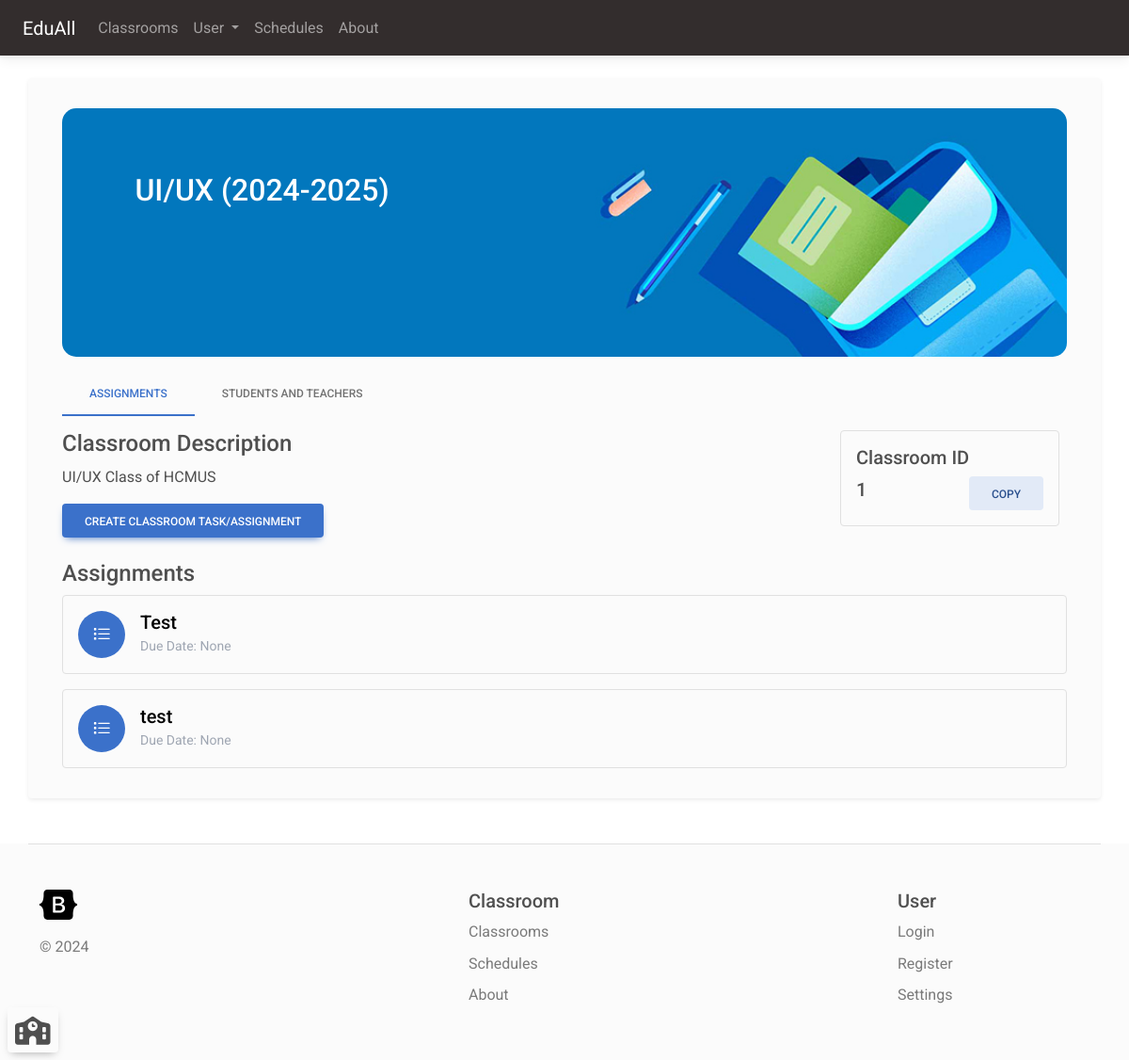
Page /classroom/1 (signed in) on the earlier database version.
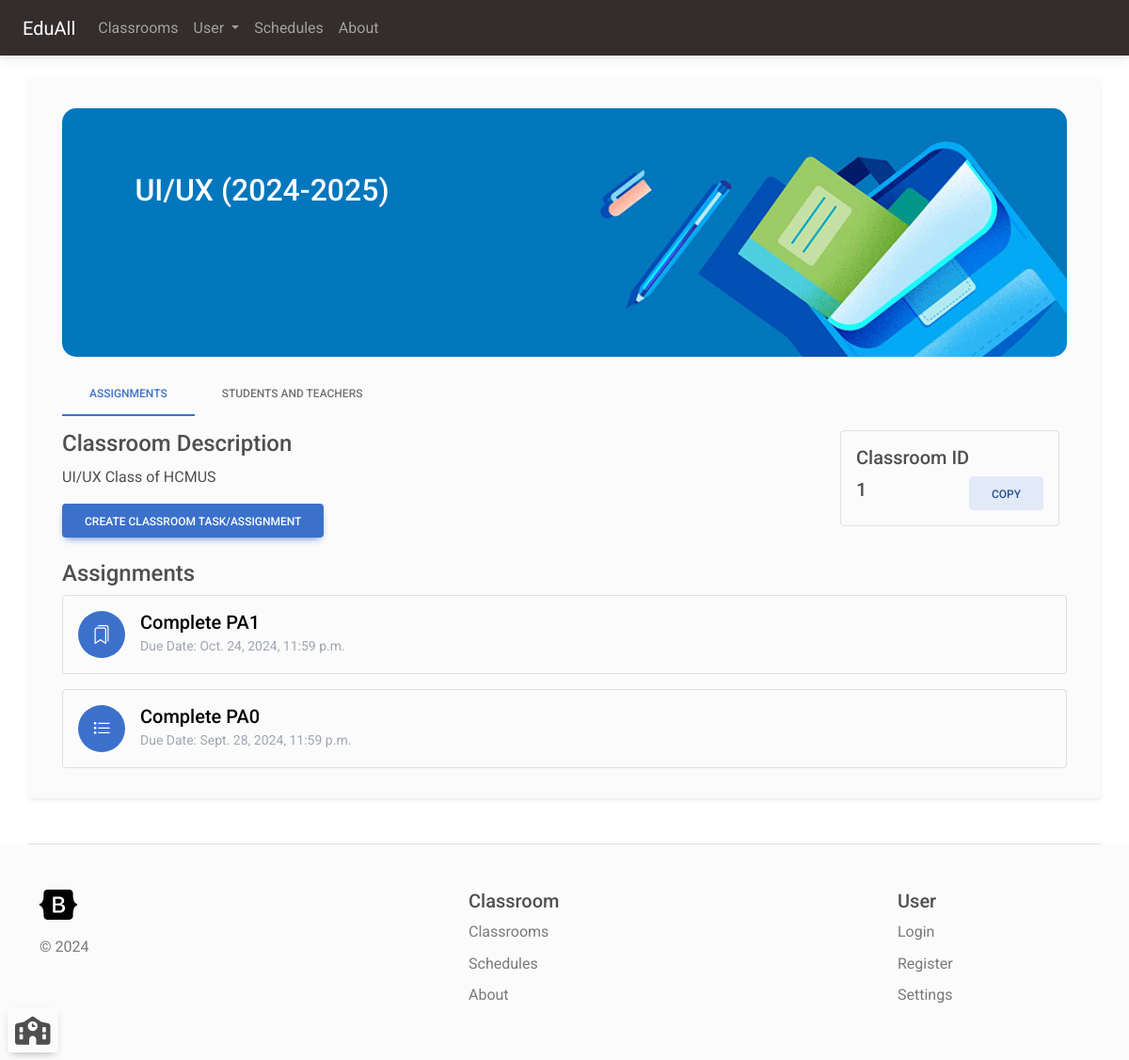
Same page on the later database version.
### classroom_manager/models.py (models this page shows, shortened)
class ClassroomTask(models.Model):
    isAssignment = models.BooleanField(default=True)
    title = models.CharField(max_length=200, null=True)
    description = models.CharField(max_length=5000, null=True)
    classroom = models.ForeignKey(Classroom, on_delete=models.CASCADE)
    deadline = models.DateTimeField(null=True)
    acceptLateSubmission = models.BooleanField(default=True)

### classroom_manager/views.py (the view, shortened to what this page needs)
# urls.py: path('classroom/<int:id>', views.classroomDetailPage, name="classroom_details"),
@login_required(login_url='login')
def classroomDetailPage(request: HttpRequest, id):
    if request.method == 'GET':
        classroom = Classroom.objects.filter(id=id).first()
        if classroom != None:
            students = classroom.students.all()
            teachers = classroom.teachers.all()
            tasks = ClassroomTask.objects.filter(classroom=classroom).all()
            isCurrentUserTeacher = isTeacher(request.user.id, classroom.id)
            context = {'classroom': classroom, 'students': students, 'teachers': teachers, 'classroomId': id,
                       'tasks': tasks, 'isTeacher': isCurrentUserTeacher, 'joinPath': request.get_host() + reverse('join_classroom_by_id', args=[id]) }
            return render(request, 'classroom_details.html', context)
        else:
            return render(request, '404page.html')

### classroom_manager/context_processor.py (called while the page is built)
def classroom_processor(request):
    if request.user.is_authenticated:
        classroomsAsTeacher = Classroom.objects.filter(teachers__id__contains=request.user.id).all()
        classroomAsStudent = Classroom.objects.filter(students__id__contains=request.user.id).all()
        return {'classroomsAsTeacher': classroomsAsTeacher, 'classroomsAsStudent': classroomAsStudent}
    return {'classroomsAsTeacher': [], 'classroomsAsStudent': []}

### classroom_manager/views.py (called while the page is built)
def isTeacher(userId, classroomId):
    user = User.objects.filter(id=userId).first()
    classroom = Classroom.objects.filter(id=classroomId, teachers__id__contains=userId).first()
    if user == None or classroom == None:
        return False
    return True

### classroom_manager/templates/classroom_details.html (shortened to what this page needs)
{% extends 'navbar.html' %}
{% block content %}
{% load static %}
    <div class="container">
        <div style="width: 100%;" class="mt-3 position-relative">
            <img style="width: 100%; border-radius: 15px;"  src="{% static classroom.background %}"/ >
            <div style="padding: 1rem 1.5rem; top: 20%; left: 5%; width: 85%; color: white;" class="position-absolute">
                <h2 style="text-overflow: ellipsis; overflow: hidden; display: block; whitespace: no-wrap;">{{ classroom.name }}</h2>
            </div>
        </div>
        <ul class="nav nav-tabs mb-2 mt-3 bg-light">
            <li class="nav-item">
                <a class="nav-link active bg-light" aria-current="page" href="#">Assignments</a>
            </li>
            <li class="nav-item">
                <a class="nav-link" href="{% url 'classroom_details_users' classroom.id %}">Students and teachers</a>
            </li>
        </ul>
        <div>
            <div class="row">
                <div class="col-12 col-lg-9">
                    <h4 class="mt-2">Classroom Description</h4>
                    <p>{{ classroom.description }}</p>
                    {% if isTeacher %}
                    <a href="{% url 'task_create' classroom.id %}" class="btn btn-primary mb-3">Create classroom task/assignment</a>
                    {% endif %}
                </div>
                <div class="col-12 col-lg-3">
                    <div class="mx-2 my-2 rounded border p-3">
                        <h5>Classroom ID</h5>
                        <div class="d-flex justify-content-between align-items-center">
                            <h5>{{ classroom.id }}</h5>
                            <button class="btn btn-secondary ms-2" onclick="navigator.clipboard.writeText('{{ joinPath }}')">Copy</button>
                        </div>
                    </div>
                </div>
            </div>
            <h4 class="mt-2">Assignments</h4>
            <div>
                {% for task in tasks %}
                <a href="{% url 'task_details' task.id %}" class="text-decoration-none">
                    <div class="border rounded p-3 mb-3">
                        <div class="d-flex align-items-center">
                            <div class="bg-primary rounded-circle me-2" style="width: 50px; height: 50px; position: relative;">
                                {% if task.isAssignment %}
                                    <i class="bi bi-bookmarks text-white" style="font-size: 20px; position: absolute; top: 50%; left: 50%; transform: translate(-50%, -50%);"></i>
                                {% else %}
                                    <i class="bi bi-list-task text-white" style="font-size: 20px; position: absolute; top: 50%; left: 50%; transform: translate(-50%, -50%);"></i>
                                {% endif %}
                            </div>
                            <div class="ms-2">
                                <h5 class="text-black m-auto">{{ task.title }}</h5>
                                <p class="text-secondary m-auto"><small>Due Date: {{ task.deadline }}</small></p>
                            </div>
                        </div>
                    </div>
                </a>
                {% endfor %}
            </div>
        </div>
    </div>
{% endblock %}

Differences in the rows shown:
changed ClassroomTask: isAssignment False → True (drawn); title "Test" → "Complete PA1"; deadline "None" → "Oct. 24, 2024, 11:59 p.m."
changed ClassroomTask: title "test" → "Complete PA0"; deadline "None" → "Sept. 28, 2024, 11:59 p.m."
